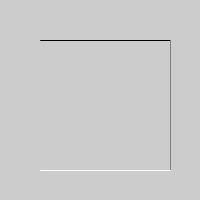
Frame 1 (no input)
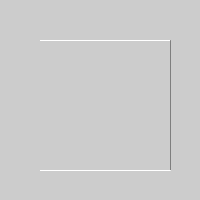
Frame 60 (the mouse pressed at the canvas centre just before this capture)
Frame 120 (the mouse held since frame 60 and released just before this capture): identical to frame 60, image omitted

The Processing sketch that drew these frames (run headless with seeded random() and noise(); from frame 60 on, the mouse is pressed at the canvas centre):

// Processing sketch: line_2D
// ── line_2D.pde
void setup() {
  size(200, 200);
}

void draw() {
  line(40, 40, 170, 40);

  stroke(126);

  line(170, 40, 170, 170);

  stroke(255);

  line(170, 170, 40, 170);
}
